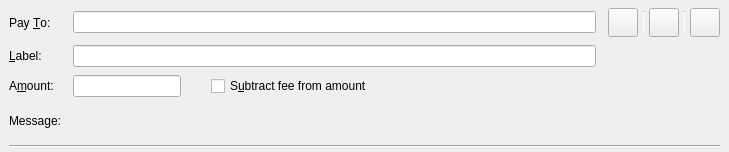
<?xml version="1.0" encoding="UTF-8"?>
<ui version="4.0">
 <class>SendCoinsEntry</class>
 <widget class="QStackedWidget" name="SendCoinsEntry">
  <property name="geometry">
   <rect>
    <x>0</x>
    <y>0</y>
    <width>729</width>
    <height>152</height>
   </rect>
  </property>
  <property name="focusPolicy">
   <enum>Qt::TabFocus</enum>
  </property>
  <property name="autoFillBackground">
   <bool>false</bool>
  </property>
  <property name="currentIndex">
   <number>0</number>
  </property>
  <widget class="QFrame" name="SendCoins">
   <property name="toolTip">
    <string>This is a normal payment.</string>
   </property>
   <property name="frameShape">
    <enum>QFrame::NoFrame</enum>
   </property>
   <layout class="QGridLayout" name="gridLayout">
    <property name="topMargin">
     <number>8</number>
    </property>
    <property name="bottomMargin">
     <number>4</number>
    </property>
    <property name="horizontalSpacing">
     <number>12</number>
    </property>
    <property name="verticalSpacing">
     <number>8</number>
    </property>
    <item row="3" column="1">
     <widget class="QLabel" name="messageTextLabel">
      <property name="toolTip">
       <string>A message that was attached to the PDX: URI which will be stored with the transaction for your reference. Note: This message will not be sent over the PDX network.</string>
      </property>
      <property name="textFormat">
       <enum>Qt::PlainText</enum>
      </property>
     </widget>
    </item>
    <item row="0" column="0">
     <widget class="QLabel" name="payToLabel">
      <property name="text">
       <string>Pay &amp;To:</string>
      </property>
      <property name="buddy">
       <cstring>payTo</cstring>
      </property>
     </widget>
    </item>
    <item row="2" column="1">
     <layout class="QHBoxLayout" name="horizontalLayoutAmount" stretch="0,0,1">
      <item>
       <widget class="BitcoinAmountField" name="payAmount"/>
      </item>
      <item>
       <spacer name="horizontalSpacer">
        <property name="orientation">
         <enum>Qt::Horizontal</enum>
        </property>
        <property name="sizeType">
         <enum>QSizePolicy::Fixed</enum>
        </property>
        <property name="sizeHint" stdset="0">
         <size>
          <width>30</width>
          <height>20</height>
         </size>
        </property>
       </spacer>
      </item>
      <item>
       <widget class="QCheckBox" name="checkboxSubtractFeeFromAmount">
        <property name="toolTip">
         <string>The fee will be deducted from the amount being sent. The recipient will receive less PDXs than you enter in the amount field. If multiple recipients are selected, the fee is split equally.</string>
        </property>
        <property name="text">
         <string>S&amp;ubtract fee from amount</string>
        </property>
       </widget>
      </item>
     </layout>
    </item>
    <item row="1" column="1">
     <widget class="QLineEdit" name="addAsLabel">
      <property name="toolTip">
       <string>Enter a label for this address to add it to the list of used addresses</string>
      </property>
     </widget>
    </item>
    <item row="1" column="0">
     <widget class="QLabel" name="labellLabel">
      <property name="text">
       <string>&amp;Label:</string>
      </property>
      <property name="buddy">
       <cstring>addAsLabel</cstring>
      </property>
     </widget>
    </item>
    <item row="3" column="0">
     <widget class="QLabel" name="messageLabel">
      <property name="text">
       <string>Message:</string>
      </property>
     </widget>
    </item>
    <item row="2" column="0">
     <widget class="QLabel" name="amountLabel">
      <property name="text">
       <string>A&amp;mount:</string>
      </property>
      <property name="buddy">
       <cstring>payAmount</cstring>
      </property>
     </widget>
    </item>
    <item row="0" column="1">
     <layout class="QHBoxLayout" name="payToLayout">
      <property name="spacing">
       <number>6</number>
      </property>
      <item>
       <widget class="QValidatedLineEdit" name="payTo">
        <property name="toolTip">
         <string>The PDX address to send the payment to</string>
        </property>
       </widget>
      </item>
     </layout>
    </item>
    <item row="5" column="0" colspan="5">
     <widget class="Line" name="hLine">
      <property name="orientation">
       <enum>Qt::Horizontal</enum>
      </property>
     </widget>
    </item>
    <item row="0" column="2" colspan="3">
     <layout class="QHBoxLayout" name="horizontalLayout_3">
      <property name="spacing">
       <number>5</number>
      </property>
      <item>
       <widget class="QToolButton" name="deleteButton">
        <property name="toolTip">
         <string>Remove this entry</string>
        </property>
        <property name="text">
         <string/>
        </property>
        <property name="icon">
         <iconset resource="../bitcoin.qrc">
          <normaloff>:/icons/remove_entry</normaloff>:/icons/remove_entry</iconset>
        </property>
        <property name="iconSize">
         <size>
          <width>22</width>
          <height>22</height>
         </size>
        </property>
       </widget>
      </item>
      <item>
       <widget class="Line" name="vLine">
        <property name="maximumSize">
         <size>
          <width>1</width>
          <height>22</height>
         </size>
        </property>
        <property name="orientation">
         <enum>Qt::Vertical</enum>
        </property>
       </widget>
      </item>
      <item>
       <widget class="QToolButton" name="addressBookButton">
        <property name="toolTip">
         <string>Choose previously used address</string>
        </property>
        <property name="text">
         <string/>
        </property>
        <property name="icon">
         <iconset resource="../bitcoin.qrc">
          <normaloff>:/icons/address-book</normaloff>:/icons/address-book</iconset>
        </property>
        <property name="iconSize">
         <size>
          <width>22</width>
          <height>22</height>
         </size>
        </property>
        <property name="shortcut">
         <string>Alt+A</string>
        </property>
       </widget>
      </item>
      <item>
       <widget class="Line" name="vLine2">
        <property name="maximumSize">
         <size>
          <width>1</width>
          <height>22</height>
         </size>
        </property>
        <property name="orientation">
         <enum>Qt::Vertical</enum>
        </property>
       </widget>
      </item>
      <item>
       <widget class="QToolButton" name="pasteButton">
        <property name="toolTip">
         <string>Paste address from clipboard</string>
        </property>
        <property name="text">
         <string/>
        </property>
        <property name="icon">
         <iconset resource="../bitcoin.qrc">
          <normaloff>:/icons/editpaste</normaloff>:/icons/editpaste</iconset>
        </property>
        <property name="iconSize">
         <size>
          <width>22</width>
          <height>22</height>
         </size>
        </property>
        <property name="shortcut">
         <string>Alt+P</string>
        </property>
       </widget>
      </item>
     </layout>
    </item>
   </layout>
  </widget>
  <widget class="QFrame" name="SendCoins_UnauthenticatedPaymentRequest">
   <property name="palette">
    <palette>
     <active>
      <colorrole role="WindowText">
       <brush brushstyle="SolidPattern">
        <color alpha="255">
         <red>0</red>
         <green>0</green>
         <blue>0</blue>
        </color>
       </brush>
      </colorrole>
      <colorrole role="Button">
       <brush brushstyle="SolidPattern">
        <color alpha="255">
         <red>255</red>
         <green>255</green>
         <blue>127</blue>
        </color>
       </brush>
      </colorrole>
      <colorrole role="Light">
       <brush brushstyle="SolidPattern">
        <color alpha="255">
         <red>255</red>
         <green>255</green>
         <blue>255</blue>
        </color>
       </brush>
      </colorrole>
      <colorrole role="Midlight">
       <brush brushstyle="SolidPattern">
        <color alpha="255">
         <red>255</red>
         <green>255</green>
         <blue>191</blue>
        </color>
       </brush>
      </colorrole>
      <colorrole role="Dark">
       <brush brushstyle="SolidPattern">
        <color alpha="255">
         <red>127</red>
         <green>127</green>
         <blue>63</blue>
        </color>
       </brush>
      </colorrole>
      <colorrole role="Mid">
       <brush brushstyle="SolidPattern">
        <color alpha="255">
         <red>170</red>
         <green>170</green>
         <blue>84</blue>
        </color>
       </brush>
      </colorrole>
      <colorrole role="Text">
       <brush brushstyle="SolidPattern">
        <color alpha="255">
         <red>0</red>
         <green>0</green>
         <blue>0</blue>
        </color>
       </brush>
      </colorrole>
      <colorrole role="BrightText">
       <brush brushstyle="SolidPattern">
        <color alpha="255">
         <red>255</red>
         <green>255</green>
         <blue>255</blue>
        </color>
       </brush>
      </colorrole>
      <colorrole role="ButtonText">
       <brush brushstyle="SolidPattern">
        <color alpha="255">
         <red>0</red>
         <green>0</green>
         <blue>0</blue>
        </color>
       </brush>
      </colorrole>
      <colorrole role="Base">
       <brush brushstyle="SolidPattern">
        <color alpha="255">
         <red>255</red>
         <green>255</green>
         <blue>255</blue>
        </color>
       </brush>
      </colorrole>
      <colorrole role="Window">
       <brush brushstyle="SolidPattern">
        <color alpha="255">
         <red>255</red>
         <green>255</green>
         <blue>127</blue>
        </color>
       </brush>
      </colorrole>
      <colorrole role="Shadow">
       <brush brushstyle="SolidPattern">
        <color alpha="255">
         <red>0</red>
         <green>0</green>
         <blue>0</blue>
        </color>
       </brush>
      </colorrole>
      <colorrole role="AlternateBase">
       <brush brushstyle="SolidPattern">
        <color alpha="255">
         <red>255</red>
         <green>255</green>
         <blue>191</blue>
        </color>
       </brush>
      </colorrole>
      <colorrole role="ToolTipBase">
       <brush brushstyle="SolidPattern">
        <color alpha="255">
         <red>255</red>
         <green>255</green>
         <blue>220</blue>
        </color>
       </brush>
      </colorrole>
      <colorrole role="ToolTipText">
       <brush brushstyle="SolidPattern">
        <color alpha="255">
         <red>0</red>
         <green>0</green>
         <blue>0</blue>
        </color>
       </brush>
      </colorrole>
     </active>
     <inactive>
      <colorrole role="WindowText">
       <brush brushstyle="SolidPattern">
        <color alpha="255">
         <red>0</red>
         <green>0</green>
         <blue>0</blue>
        </color>
       </brush>
      </colorrole>
      <colorrole role="Button">
       <brush brushstyle="SolidPattern">
        <color alpha="255">
         <red>255</red>
         <green>255</green>
         <blue>127</blue>
        </color>
       </brush>
      </colorrole>
      <colorrole role="Light">
       <brush brushstyle="SolidPattern">
        <color alpha="255">
         <red>255</red>
         <green>255</green>
         <blue>255</blue>
        </color>
       </brush>
      </colorrole>
      <colorrole role="Midlight">
       <brush brushstyle="SolidPattern">
        <color alpha="255">
         <red>255</red>
         <green>255</green>
         <blue>191</blue>
        </color>
       </brush>
      </colorrole>
      <colorrole role="Dark">
       <brush brushstyle="SolidPattern">
        <color alpha="255">
         <red>127</red>
         <green>127</green>
         <blue>63</blue>
        </color>
       </brush>
      </colorrole>
      <colorrole role="Mid">
       <brush brushstyle="SolidPattern">
        <color alpha="255">
         <red>170</red>
         <green>170</green>
         <blue>84</blue>
        </color>
       </brush>
      </colorrole>
      <colorrole role="Text">
       <brush brushstyle="SolidPattern">
        <color alpha="255">
         <red>0</red>
         <green>0</green>
         <blue>0</blue>
        </color>
       </brush>
      </colorrole>
      <colorrole role="BrightText">
       <brush brushstyle="SolidPattern">
        <color alpha="255">
         <red>255</red>
         <green>255</green>
         <blue>255</blue>
        </color>
       </brush>
      </colorrole>
      <colorrole role="ButtonText">
       <brush brushstyle="SolidPattern">
        <color alpha="255">
         <red>0</red>
         <green>0</green>
         <blue>0</blue>
        </color>
       </brush>
      </colorrole>
      <colorrole role="Base">
       <brush brushstyle="SolidPattern">
        <color alpha="255">
         <red>255</red>
         <green>255</green>
         <blue>255</blue>
        </color>
       </brush>
      </colorrole>
      <colorrole role="Window">
       <brush brushstyle="SolidPattern">
        <color alpha="255">
         <red>255</red>
         <green>255</green>
         <blue>127</blue>
        </color>
       </brush>
      </colorrole>
      <colorrole role="Shadow">
       <brush brushstyle="SolidPattern">
        <color alpha="255">
         <red>0</red>
         <green>0</green>
         <blue>0</blue>
        </color>
       </brush>
      </colorrole>
      <colorrole role="AlternateBase">
       <brush brushstyle="SolidPattern">
        <color alpha="255">
         <red>255</red>
         <green>255</green>
         <blue>191</blue>
        </color>
       </brush>
      </colorrole>
      <colorrole role="ToolTipBase">
       <brush brushstyle="SolidPattern">
        <color alpha="255">
         <red>255</red>
         <green>255</green>
         <blue>220</blue>
        </color>
       </brush>
      </colorrole>
      <colorrole role="ToolTipText">
       <brush brushstyle="SolidPattern">
        <color alpha="255">
         <red>0</red>
         <green>0</green>
         <blue>0</blue>
        </color>
       </brush>
      </colorrole>
     </inactive>
     <disabled>
      <colorrole role="WindowText">
       <brush brushstyle="SolidPattern">
        <color alpha="255">
         <red>127</red>
         <green>127</green>
         <blue>63</blue>
        </color>
       </brush>
      </colorrole>
      <colorrole role="Button">
       <brush brushstyle="SolidPattern">
        <color alpha="255">
         <red>255</red>
         <green>255</green>
         <blue>127</blue>
        </color>
       </brush>
      </colorrole>
      <colorrole role="Light">
       <brush brushstyle="SolidPattern">
        <color alpha="255">
         <red>255</red>
         <green>255</green>
         <blue>255</blue>
        </color>
       </brush>
      </colorrole>
      <colorrole role="Midlight">
       <brush brushstyle="SolidPattern">
        <color alpha="255">
         <red>255</red>
         <green>255</green>
         <blue>191</blue>
        </color>
       </brush>
      </colorrole>
      <colorrole role="Dark">
       <brush brushstyle="SolidPattern">
        <color alpha="255">
         <red>127</red>
         <green>127</green>
         <blue>63</blue>
        </color>
       </brush>
      </colorrole>
      <colorrole role="Mid">
       <brush brushstyle="SolidPattern">
        <color alpha="255">
         <red>170</red>
         <green>170</green>
         <blue>84</blue>
        </color>
       </brush>
      </colorrole>
      <colorrole role="Text">
       <brush brushstyle="SolidPattern">
        <color alpha="255">
         <red>127</red>
         <green>127</green>
         <blue>63</blue>
        </color>
       </brush>
      </colorrole>
      <colorrole role="BrightText">
       <brush brushstyle="SolidPattern">
        <color alpha="255">
         <red>255</red>
         <green>255</green>
         <blue>255</blue>
        </color>
       </brush>
      </colorrole>
      <colorrole role="ButtonText">
       <brush brushstyle="SolidPattern">
        <color alpha="255">
         <red>127</red>
         <green>127</green>
         <blue>63</blue>
        </color>
       </brush>
      </colorrole>
      <colorrole role="Base">
       <brush brushstyle="SolidPattern">
        <color alpha="255">
         <red>255</red>
         <green>255</green>
         <blue>127</blue>
        </color>
       </brush>
      </colorrole>
      <colorrole role="Window">
       <brush brushstyle="SolidPattern">
        <color alpha="255">
         <red>255</red>
         <green>255</green>
         <blue>127</blue>
        </color>
       </brush>
      </colorrole>
      <colorrole role="Shadow">
       <brush brushstyle="SolidPattern">
        <color alpha="255">
         <red>0</red>
         <green>0</green>
         <blue>0</blue>
        </color>
       </brush>
      </colorrole>
      <colorrole role="AlternateBase">
       <brush brushstyle="SolidPattern">
        <color alpha="255">
         <red>255</red>
         <green>255</green>
         <blue>127</blue>
        </color>
       </brush>
      </colorrole>
      <colorrole role="ToolTipBase">
       <brush brushstyle="SolidPattern">
        <color alpha="255">
         <red>255</red>
         <green>255</green>
         <blue>220</blue>
        </color>
       </brush>
      </colorrole>
      <colorrole role="ToolTipText">
       <brush brushstyle="SolidPattern">
        <color alpha="255">
         <red>0</red>
         <green>0</green>
         <blue>0</blue>
        </color>
       </brush>
      </colorrole>
     </disabled>
    </palette>
   </property>
   <property name="toolTip">
    <string>This is an unauthenticated payment request.</string>
   </property>
   <property name="autoFillBackground">
    <bool>true</bool>
   </property>
   <property name="frameShape">
    <enum>QFrame::NoFrame</enum>
   </property>
   <layout class="QGridLayout" name="gridLayout_is">
    <property name="spacing">
     <number>12</number>
    </property>
    <item row="0" column="0">
     <widget class="QLabel" name="payToLabel_is">
      <property name="text">
       <string>Pay To:</string>
      </property>
     </widget>
    </item>
    <item row="0" column="1">
     <layout class="QHBoxLayout" name="payToLayout_is">
      <property name="spacing">
       <number>0</number>
      </property>
      <item>
       <widget class="QLabel" name="payTo_is"/>
      </item>
      <item>
       <widget class="QToolButton" name="deleteButton_is">
        <property name="toolTip">
         <string>Remove this entry</string>
        </property>
        <property name="text">
         <string/>
        </property>
        <property name="icon">
         <iconset resource="../bitcoin.qrc">
          <normaloff>:/icons/remove</normaloff>:/icons/remove</iconset>
        </property>
       </widget>
      </item>
     </layout>
    </item>
    <item row="1" column="0">
     <widget class="QLabel" name="memoLabel_is">
      <property name="text">
       <string>Memo:</string>
      </property>
     </widget>
    </item>
    <item row="1" column="1">
     <widget class="QLabel" name="memoTextLabel_is">
      <property name="textFormat">
       <enum>Qt::PlainText</enum>
      </property>
     </widget>
    </item>
    <item row="2" column="0">
     <widget class="QLabel" name="amountLabel_is">
      <property name="text">
       <string>A&amp;mount:</string>
      </property>
      <property name="buddy">
       <cstring>payAmount_is</cstring>
      </property>
     </widget>
    </item>
    <item row="2" column="1">
     <widget class="BitcoinAmountField" name="payAmount_is">
      <property name="acceptDrops">
       <bool>false</bool>
      </property>
     </widget>
    </item>
   </layout>
  </widget>
  <widget class="QFrame" name="SendCoins_AuthenticatedPaymentRequest">
   <property name="palette">
    <palette>
     <active>
      <colorrole role="WindowText">
       <brush brushstyle="SolidPattern">
        <color alpha="255">
         <red>0</red>
         <green>0</green>
         <blue>0</blue>
        </color>
       </brush>
      </colorrole>
      <colorrole role="Button">
       <brush brushstyle="SolidPattern">
        <color alpha="255">
         <red>140</red>
         <green>232</green>
         <blue>119</blue>
        </color>
       </brush>
      </colorrole>
      <colorrole role="Light">
       <brush brushstyle="SolidPattern">
        <color alpha="255">
         <red>230</red>
         <green>255</green>
         <blue>224</blue>
        </color>
       </brush>
      </colorrole>
      <colorrole role="Midlight">
       <brush brushstyle="SolidPattern">
        <color alpha="255">
         <red>185</red>
         <green>243</green>
         <blue>171</blue>
        </color>
       </brush>
      </colorrole>
      <colorrole role="Dark">
       <brush brushstyle="SolidPattern">
        <color alpha="255">
         <red>70</red>
         <green>116</green>
         <blue>59</blue>
        </color>
       </brush>
      </colorrole>
      <colorrole role="Mid">
       <brush brushstyle="SolidPattern">
        <color alpha="255">
         <red>93</red>
         <green>155</green>
         <blue>79</blue>
        </color>
       </brush>
      </colorrole>
      <colorrole role="Text">
       <brush brushstyle="SolidPattern">
        <color alpha="255">
         <red>0</red>
         <green>0</green>
         <blue>0</blue>
        </color>
       </brush>
      </colorrole>
      <colorrole role="BrightText">
       <brush brushstyle="SolidPattern">
        <color alpha="255">
         <red>155</red>
         <green>255</green>
         <blue>147</blue>
        </color>
       </brush>
      </colorrole>
      <colorrole role="ButtonText">
       <brush brushstyle="SolidPattern">
        <color alpha="255">
         <red>0</red>
         <green>0</green>
         <blue>0</blue>
        </color>
       </brush>
      </colorrole>
      <colorrole role="Base">
       <brush brushstyle="SolidPattern">
        <color alpha="255">
         <red>119</red>
         <green>255</green>
         <blue>233</blue>
        </color>
       </brush>
      </colorrole>
      <colorrole role="Window">
       <brush brushstyle="SolidPattern">
        <color alpha="255">
         <red>140</red>
         <green>232</green>
         <blue>119</blue>
        </color>
       </brush>
      </colorrole>
      <colorrole role="Shadow">
       <brush brushstyle="SolidPattern">
        <color alpha="255">
         <red>0</red>
         <green>0</green>
         <blue>0</blue>
        </color>
       </brush>
      </colorrole>
      <colorrole role="AlternateBase">
       <brush brushstyle="SolidPattern">
        <color alpha="255">
         <red>197</red>
         <green>243</green>
         <blue>187</blue>
        </color>
       </brush>
      </colorrole>
      <colorrole role="NoRole">
       <brush brushstyle="SolidPattern">
        <color alpha="255">
         <red>125</red>
         <green>194</green>
         <blue>122</blue>
        </color>
       </brush>
      </colorrole>
      <colorrole role="ToolTipBase">
       <brush brushstyle="SolidPattern">
        <color alpha="255">
         <red>255</red>
         <green>255</green>
         <blue>220</blue>
        </color>
       </brush>
      </colorrole>
      <colorrole role="ToolTipText">
       <brush brushstyle="SolidPattern">
        <color alpha="255">
         <red>0</red>
         <green>0</green>
         <blue>0</blue>
        </color>
       </brush>
      </colorrole>
     </active>
     <inactive>
      <colorrole role="WindowText">
       <brush brushstyle="SolidPattern">
        <color alpha="255">
         <red>0</red>
         <green>0</green>
         <blue>0</blue>
        </color>
       </brush>
      </colorrole>
      <colorrole role="Button">
       <brush brushstyle="SolidPattern">
        <color alpha="255">
         <red>140</red>
         <green>232</green>
         <blue>119</blue>
        </color>
       </brush>
      </colorrole>
      <colorrole role="Light">
       <brush brushstyle="SolidPattern">
        <color alpha="255">
         <red>230</red>
         <green>255</green>
         <blue>224</blue>
        </color>
       </brush>
      </colorrole>
      <colorrole role="Midlight">
       <brush brushstyle="SolidPattern">
        <color alpha="255">
         <red>185</red>
         <green>243</green>
         <blue>171</blue>
        </color>
       </brush>
      </colorrole>
      <colorrole role="Dark">
       <brush brushstyle="SolidPattern">
        <color alpha="255">
         <red>70</red>
         <green>116</green>
         <blue>59</blue>
        </color>
       </brush>
      </colorrole>
      <colorrole role="Mid">
       <brush brushstyle="SolidPattern">
        <color alpha="255">
         <red>93</red>
         <green>155</green>
         <blue>79</blue>
        </color>
       </brush>
      </colorrole>
      <colorrole role="Text">
       <brush brushstyle="SolidPattern">
        <color alpha="255">
         <red>0</red>
         <green>0</green>
         <blue>0</blue>
        </color>
       </brush>
      </colorrole>
      <colorrole role="BrightText">
       <brush brushstyle="SolidPattern">
        <color alpha="255">
         <red>155</red>
         <green>255</green>
         <blue>147</blue>
        </color>
       </brush>
      </colorrole>
      <colorrole role="ButtonText">
       <brush brushstyle="SolidPattern">
        <color alpha="255">
         <red>0</red>
         <green>0</green>
         <blue>0</blue>
        </color>
       </brush>
      </colorrole>
      <colorrole role="Base">
       <brush brushstyle="SolidPattern">
        <color alpha="255">
         <red>119</red>
         <green>255</green>
         <blue>233</blue>
        </color>
       </brush>
      </colorrole>
      <colorrole role="Window">
       <brush brushstyle="SolidPattern">
        <color alpha="255">
         <red>140</red>
         <green>232</green>
         <blue>119</blue>
        </color>
       </brush>
      </colorrole>
      <colorrole role="Shadow">
       <brush brushstyle="SolidPattern">
        <color alpha="255">
         <red>0</red>
         <green>0</green>
         <blue>0</blue>
        </color>
       </brush>
      </colorrole>
      <colorrole role="AlternateBase">
       <brush brushstyle="SolidPattern">
        <color alpha="255">
         <red>197</red>
         <green>243</green>
         <blue>187</blue>
        </color>
       </brush>
      </colorrole>
      <colorrole role="NoRole">
       <brush brushstyle="SolidPattern">
        <color alpha="255">
         <red>125</red>
         <green>194</green>
         <blue>122</blue>
        </color>
       </brush>
      </colorrole>
      <colorrole role="ToolTipBase">
       <brush brushstyle="SolidPattern">
        <color alpha="255">
         <red>255</red>
         <green>255</green>
         <blue>220</blue>
        </color>
       </brush>
      </colorrole>
      <colorrole role="ToolTipText">
       <brush brushstyle="SolidPattern">
        <color alpha="255">
         <red>0</red>
         <green>0</green>
         <blue>0</blue>
        </color>
       </brush>
      </colorrole>
     </inactive>
     <disabled>
      <colorrole role="WindowText">
       <brush brushstyle="SolidPattern">
        <color alpha="255">
         <red>70</red>
         <green>116</green>
         <blue>59</blue>
        </color>
       </brush>
      </colorrole>
      <colorrole role="Button">
       <brush brushstyle="SolidPattern">
        <color alpha="255">
         <red>140</red>
         <green>232</green>
         <blue>119</blue>
        </color>
       </brush>
      </colorrole>
      <colorrole role="Light">
       <brush brushstyle="SolidPattern">
        <color alpha="255">
         <red>230</red>
         <green>255</green>
         <blue>224</blue>
        </color>
       </brush>
      </colorrole>
      <colorrole role="Midlight">
       <brush brushstyle="SolidPattern">
        <color alpha="255">
         <red>185</red>
         <green>243</green>
         <blue>171</blue>
        </color>
       </brush>
      </colorrole>
      <colorrole role="Dark">
       <brush brushstyle="SolidPattern">
        <color alpha="255">
         <red>70</red>
         <green>116</green>
         <blue>59</blue>
        </color>
       </brush>
      </colorrole>
      <colorrole role="Mid">
       <brush brushstyle="SolidPattern">
        <color alpha="255">
         <red>93</red>
         <green>155</green>
         <blue>79</blue>
        </color>
       </brush>
      </colorrole>
      <colorrole role="Text">
       <brush brushstyle="SolidPattern">
        <color alpha="255">
         <red>70</red>
         <green>116</green>
         <blue>59</blue>
        </color>
       </brush>
      </colorrole>
      <colorrole role="BrightText">
       <brush brushstyle="SolidPattern">
        <color alpha="255">
         <red>155</red>
         <green>255</green>
         <blue>147</blue>
        </color>
       </brush>
      </colorrole>
      <colorrole role="ButtonText">
       <brush brushstyle="SolidPattern">
        <color alpha="255">
         <red>70</red>
         <green>116</green>
         <blue>59</blue>
        </color>
       </brush>
      </colorrole>
      <colorrole role="Base">
       <brush brushstyle="SolidPattern">
        <color alpha="255">
         <red>140</red>
         <green>232</green>
         <blue>119</blue>
        </color>
       </brush>
      </colorrole>
      <colorrole role="Window">
       <brush brushstyle="SolidPattern">
        <color alpha="255">
         <red>140</red>
         <green>232</green>
         <blue>119</blue>
        </color>
       </brush>
      </colorrole>
      <colorrole role="Shadow">
       <brush brushstyle="SolidPattern">
        <color alpha="255">
         <red>0</red>
         <green>0</green>
         <blue>0</blue>
        </color>
       </brush>
      </colorrole>
      <colorrole role="AlternateBase">
       <brush brushstyle="SolidPattern">
        <color alpha="255">
         <red>140</red>
         <green>232</green>
         <blue>119</blue>
        </color>
       </brush>
      </colorrole>
      <colorrole role="NoRole">
       <brush brushstyle="SolidPattern">
        <color alpha="255">
         <red>125</red>
         <green>194</green>
         <blue>122</blue>
        </color>
       </brush>
      </colorrole>
      <colorrole role="ToolTipBase">
       <brush brushstyle="SolidPattern">
        <color alpha="255">
         <red>255</red>
         <green>255</green>
         <blue>220</blue>
        </color>
       </brush>
      </colorrole>
      <colorrole role="ToolTipText">
       <brush brushstyle="SolidPattern">
        <color alpha="255">
         <red>0</red>
         <green>0</green>
         <blue>0</blue>
        </color>
       </brush>
      </colorrole>
     </disabled>
    </palette>
   </property>
   <property name="toolTip">
    <string>This is an authenticated payment request.</string>
   </property>
   <property name="autoFillBackground">
    <bool>true</bool>
   </property>
   <property name="frameShape">
    <enum>QFrame::NoFrame</enum>
   </property>
   <layout class="QGridLayout" name="gridLayout_s">
    <property name="spacing">
     <number>12</number>
    </property>
    <item row="0" column="0">
     <widget class="QLabel" name="payToLabel_s">
      <property name="text">
       <string>Pay To:</string>
      </property>
      <property name="alignment">
       <set>Qt::AlignRight|Qt::AlignTrailing|Qt::AlignVCenter</set>
      </property>
     </widget>
    </item>
    <item row="0" column="1">
     <layout class="QHBoxLayout" name="payToLayout_s">
      <property name="spacing">
       <number>0</number>
      </property>
      <item>
       <widget class="QLabel" name="payTo_s">
        <property name="textFormat">
         <enum>Qt::PlainText</enum>
        </property>
       </widget>
      </item>
      <item>
       <widget class="QToolButton" name="deleteButton_s">
        <property name="toolTip">
         <string>Remove this entry</string>
        </property>
        <property name="text">
         <string/>
        </property>
        <property name="icon">
         <iconset resource="../bitcoin.qrc">
          <normaloff>:/icons/remove</normaloff>:/icons/remove</iconset>
        </property>
       </widget>
      </item>
     </layout>
    </item>
    <item row="1" column="0">
     <widget class="QLabel" name="memoLabel_s">
      <property name="text">
       <string>Memo:</string>
      </property>
      <property name="alignment">
       <set>Qt::AlignRight|Qt::AlignTrailing|Qt::AlignVCenter</set>
      </property>
     </widget>
    </item>
    <item row="1" column="1">
     <widget class="QLabel" name="memoTextLabel_s">
      <property name="textFormat">
       <enum>Qt::PlainText</enum>
      </property>
     </widget>
    </item>
    <item row="2" column="0">
     <widget class="QLabel" name="amountLabel_s">
      <property name="text">
       <string>A&amp;mount:</string>
      </property>
      <property name="alignment">
       <set>Qt::AlignRight|Qt::AlignTrailing|Qt::AlignVCenter</set>
      </property>
      <property name="buddy">
       <cstring>payAmount_s</cstring>
      </property>
     </widget>
    </item>
    <item row="2" column="1">
     <widget class="BitcoinAmountField" name="payAmount_s">
      <property name="acceptDrops">
       <bool>false</bool>
      </property>
     </widget>
    </item>
   </layout>
  </widget>
 </widget>
 <customwidgets>
  <customwidget>
   <class>QValidatedLineEdit</class>
   <extends>QLineEdit</extends>
   <header>qvalidatedlineedit.h</header>
  </customwidget>
  <customwidget>
   <class>BitcoinAmountField</class>
   <extends>QLineEdit</extends>
   <header>bitcoinamountfield.h</header>
   <container>1</container>
  </customwidget>
 </customwidgets>
 <tabstops>
  <tabstop>payTo</tabstop>
  <tabstop>addAsLabel</tabstop>
  <tabstop>payAmount</tabstop>
  <tabstop>payAmount_is</tabstop>
  <tabstop>deleteButton_is</tabstop>
  <tabstop>payAmount_s</tabstop>
  <tabstop>deleteButton_s</tabstop>
 </tabstops>
 <resources>
  <include location="../bitcoin.qrc"/>
 </resources>
 <connections/>
</ui>
